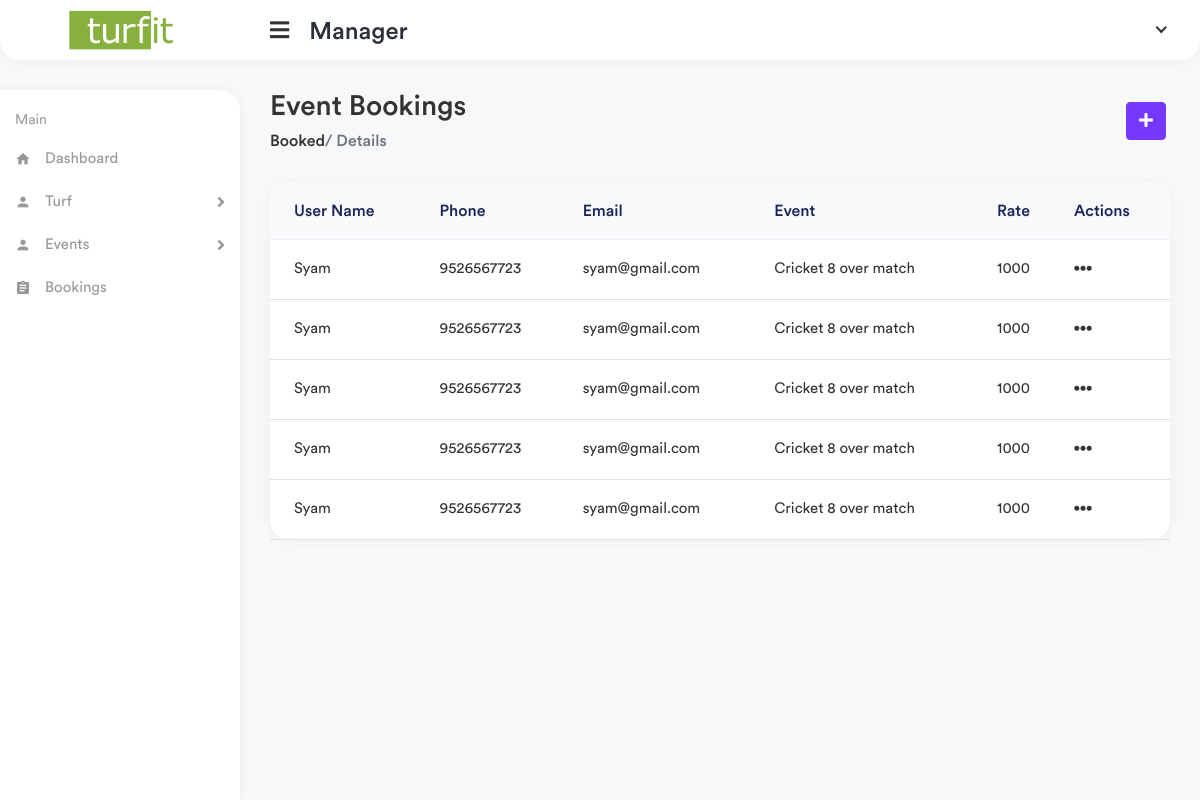
The page /manager/booked-events (signed in) on the database as committed earlier.
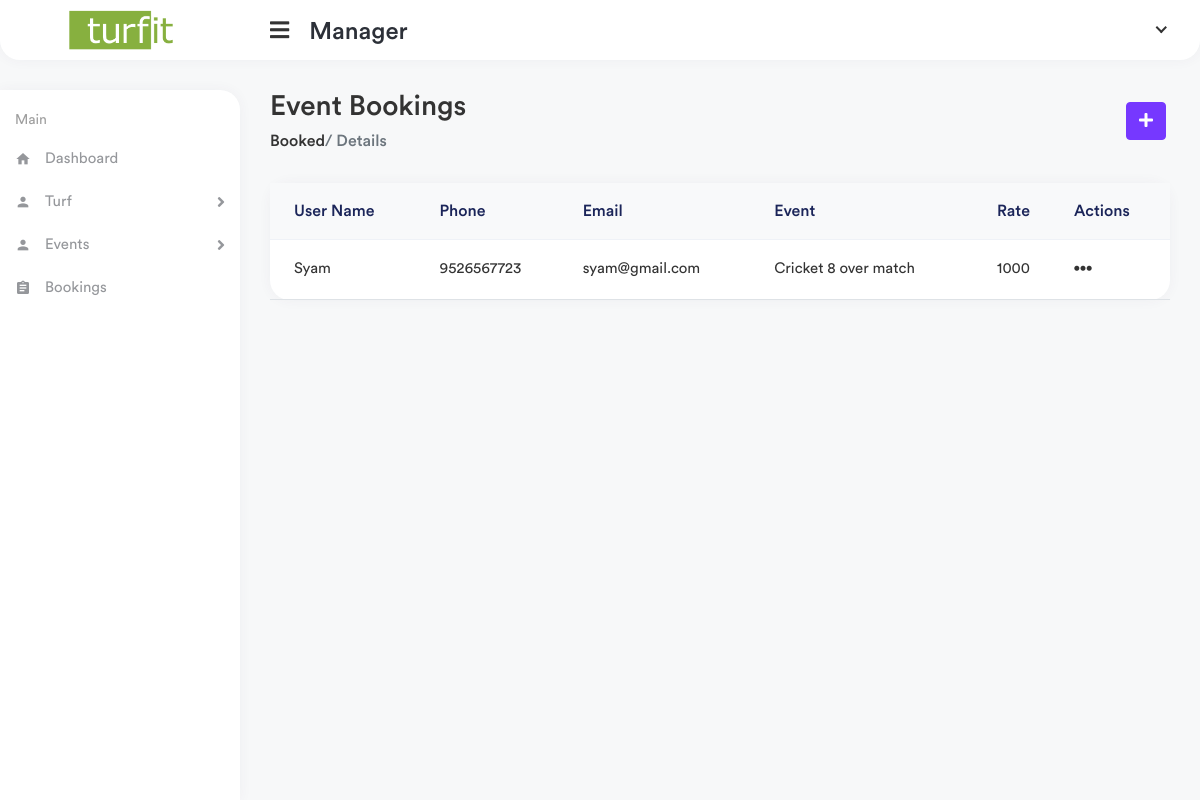
The same page on the database as committed later.
### manager/models.py (models this page shows, shortened)
class EventBook(models.Model):
    manager = models.ForeignKey(TurfManager,on_delete=models.CASCADE,null=True)
    event = models.ForeignKey(Event,on_delete=models.CASCADE,null=True)
    user = models.ForeignKey(TurfUser,on_delete=models.CASCADE,null=True)

class Event(models.Model):
    manager = models.ForeignKey(TurfManager,on_delete=models.CASCADE,null=True)
    turf = models.CharField(max_length=200)
    event_image = models.ImageField( upload_to="image/testimagemodel/")
    date = models.DateField()
    time = models.TimeField()
    game = models.CharField(max_length=100)
    event_title = models.CharField(max_length=200)
    entry_fee = models.CharField(max_length=100)
    strength = models.IntegerField()
    def __str__(self):
        return str(self.event_title)

### website/models.py (models this page shows)
class TurfUser(models.Model):
    user = models.OneToOneField(User,on_delete=models.CASCADE)
    name = models.CharField(max_length=100)
    phone = models.CharField(max_length=100)
    email = models.EmailField()
    def __str__(self):
        return str(self.name)

### manager/views.py (the view)
# urls.py: path('booked-events',views.event_booking,name="booked_events"),
def event_booking(request):
    manager_object = TurfManager.objects.get(user=request.user)
    event_bookings = EventBook.objects.filter(manager=manager_object).all()
    context = {
        'bookings' : event_bookings
    }
    return render(request,'manager/event_bookings.html',context)

### templates/manager/event_bookings.html (shortened to what this page needs)
{% extends 'manager/partials/base.html' %}
{% load static %}
{% block content %}
<div class="page-wrapper">
    <div class="content container-fluid">
        <div class="page-header">
            <div class="row align-items-center">
                <div class="col">
                    <h3 class="page-title">Event Bookings</h3>
                    <ul class="breadcrumb">
                        <li class="breadcrumb"><a href=""> Booked</a>
                        </li>
                        <li class="breadcrumb active"> / Details</li>
                    </ul>
                </div>
                <div class="col-auto">
                    <a href="" class="btn btn-primary me-1">
                        <i class="fas fa-plus"></i>
                    </a>
                </div>
            </div>
        </div>
        <div class="row">
            <div class="col-sm-12">
                <div class="card card-table">
                    <div class="card-body">
                        <div class="table-responsive">
                            <table class="table table-center table-hover datatable">
                                <thead class="thead-light">
                                    <tr>
                                        <th>User Name</th>
                                        <th>Phone</th>
                                        <th>Email</th>
                                        <th>Event</th>
                                        <th>Rate</th>
                                        <th>Actions</th>
                                    </tr>
                                </thead>
                                <tbody>
                                    {% for bookings in bookings %}
                                    <tr>
                                        <td>
                                            <h2 class="">
                                                <a href="">{{bookings.user}} </a>
                                            </h2>
                                        </td>
                                        <td>{{bookings.user.phone}}
                                        </td>
                                        <td>{{bookings.user.email}}</td>
                                        <td>{{bookings.event}}</td>
                                        <td>{{bookings.event.entry_fee}}</td>
                                        <td class="text-right">
                                            <div class="dropleft dropdown-action">
                                                <a href="#" class="action-icon dropdown-toggle"
                                                    data-bs-toggle="dropdown" aria-expanded="false"><i
                                                        class="fas fa-ellipsis-h"></i></a>
                                            </div>
                                        </td>
                                    </tr>
                                </tbody>
                                {% endfor %}
                            </table>
                        </div>
                    </div>
                </div>
            </div>
        </div>
    </div>
</div>
{% endblock %}

Rows that differ between the two databases and show on the page:
removed EventBook: user "Syam", user.phone "9526567723", user.email "syam@gmail.com", event "Cricket 8 over match", event.entry_fee "1000"
removed EventBook: user "Syam", user.phone "9526567723", user.email "syam@gmail.com", event "Cricket 8 over match", event.entry_fee "1000"
removed EventBook: user "Syam", user.phone "9526567723", user.email "syam@gmail.com", event "Cricket 8 over match", event.entry_fee "1000"
removed EventBook: user "Syam", user.phone "9526567723", user.email "syam@gmail.com", event "Cricket 8 over match", event.entry_fee "1000"
